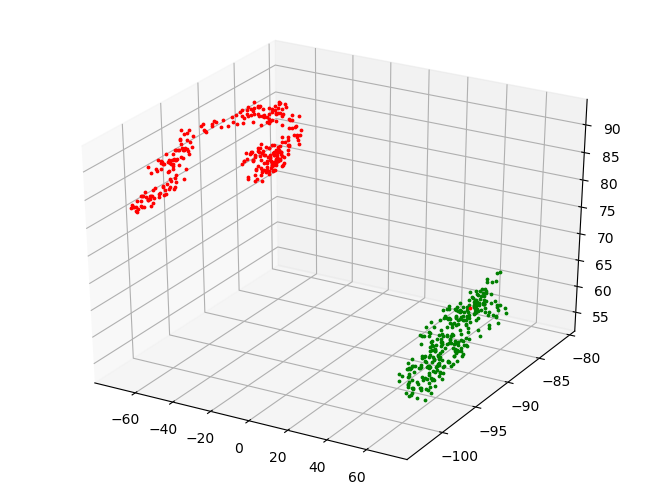

The Python source for this figure:
import os
import random

import math
import pylab
from mpl_toolkits.mplot3d import Axes3D

from Polymer.src.bead import Bead
from Polymer.src.input import polymer_input

C_C_length = 1.557  # длина C-C связи
DOP_RADIUS = 1  # TODO ???
C_H_LENGTH = 0.8  # длина C-H связи
WALL_PADDING = 10  # расстояние между цепочкой и коробкой
C_IN_TUBES = 0  # TODO ???
current_chain_id = 0


class Chain:
    color = ['red', 'green', 'blue', 'yellow', 'black', 'pink']

    # Конструктор
    def __init__(self, beads: [Bead]):
        global current_chain_id
        self.id = current_chain_id
        current_chain_id += 1

        self.beads: [Bead] = beads
        self.chain_length: int = len(beads)
        self.hydrogen: [Bead] = []

    # Добавляет молекулу в цепь
    def add_bead(self, bead: Bead):
        self.beads.append(bead)
        self.chain_length += 1

    # Создает новую молекулу
    def generate(self) -> Bead:
        phi: float = random.random()
        theta: float = random.random()

        x: float = self.beads[-1].x + C_C_length * math.sin(2 * math.pi * theta) * math.sin(2 * math.pi * phi)
        y: float = self.beads[-1].y + C_C_length * math.sin(2 * math.pi * theta) * math.cos(2 * math.pi * phi)
        z: float = self.beads[-1].z + C_C_length * math.cos(2 * math.pi * theta)

        return Bead(x, y, z)

    # Проверяет, можно ли поставить молекулу с таким углом к двум предыдущим
    def check_angle(self, c: Bead) -> bool:
        if self.chain_length <= 1:
            raise Exception("not enough beads in chain to find angle")

        b: Bead = self.beads[-1]
        a: Bead = self.beads[-2]

        ab = Bead((b.x - a.x), (b.y - a.y), (b.z - a.z))
        bc = Bead((c.x - b.x), (c.y - b.y), (c.z - b.z))

        ab_vec = math.sqrt(ab.x ** 2 + ab.y ** 2 + ab.z ** 2)
        bc_vec = math.sqrt(bc.x ** 2 + bc.y ** 2 + bc.z ** 2)

        ab_norm = Bead((ab.x / ab_vec), (ab.y / ab_vec), (ab.z / ab_vec))
        bc_norm = Bead((bc.x / bc_vec), (bc.y / bc_vec), (bc.z / bc_vec))

        res = ab_norm.x * bc_norm.x + ab_norm.y * bc_norm.y + ab_norm.z * bc_norm.z
        angle = math.acos(res) * 180 / math.pi

        if 105 < angle < 120:
            return True
        else:
            return False

    # Получает количество соседей для конца цепочки
    def get_neighbor_count(self, bead: Bead) -> int:
        neighbor_count = 0
        for i in self.beads:
            # TODO Проверить формулу
            dist = math.sqrt(
                (bead.x - (i.x + bead.x)) ** 2 + (bead.y - (i.y + bead.y)) ** 2 + (bead.z - (i.z + bead.z)) ** 2)

            if dist < C_C_length + DOP_RADIUS:
                neighbor_count += 1

        return neighbor_count

    # Перекрывает ли молекула соседей
    def are_neighbors_exist(self, bead: Bead) -> bool:
        return self.get_neighbor_count(bead) != 0

    # Проверяет не зашли ли за границу коробки
    def check_border(self, bead: Bead) -> bool:
        x = abs(abs(self.beads[-1].x) - abs(bead.x)) < polymer_input.box_x / 2
        y = abs(abs(self.beads[-1].y) - abs(bead.y)) < polymer_input.box_y / 2
        z = abs(abs(self.beads[-1].z) - abs(bead.z)) < polymer_input.box_z / 2
        if x and y and z:
            return True
        else:
            return False

    # Записывает цепочку в файл *.pdb (пока что неправильно)
    def write_to_file(self):
        f = open(os.getcwd() + str(polymer_input.bead_number) + '_' + str(polymer_input.chain_number) + '.pdb', 'a')

        f.write('\n' + str(self.chain_length + len(self.hydrogen)) + ' atoms' + '\n')
        f.write('2 atom types' + '\n' + '\n')
        f.write(str(-polymer_input.box_x / 2 - 1) + ' ' + str(polymer_input.box_x / 2 + 1) + ' xlo xhi' + '\n')
        f.write(str(-polymer_input.box_y / 2 - 1) + ' ' + str(polymer_input.box_y / 2 + 1) + ' ylo yhi' + '\n')
        f.write(str(-polymer_input.box_z / 2 - 1) + ' ' + str(polymer_input.box_z / 2 + 1) + ' zlo zhi' + '\n' + '\n')
        f.write('Masses' + '\n' + '\n' + '1 12.0' + '\n' + '2 1.0' + '\n' + '\n' 'Atoms' + '\n' + '\n')

        for i in range(self.chain_length):
            f.write(str(i + 1) + ' ' + '1 ' + str(self.beads[i].x) + ' ' + str(self.beads[i].y) + ' ' + str(
                self.beads[i].z) + '\n')
        for i in range(len(self.hydrogen)):
            f.write(str(i + 1 + self.chain_length) + ' ' + '2 ' + str(self.hydrogen[i].x) + ' ' + str(
                self.hydrogen[i].y) + ' ' + str(self.hydrogen[i].z) + '\n')

        f.close()

    # TODO переписать
    @staticmethod
    def plot_chain_with_args(args):
        (bead_number, C_in_tubes, C_coord_x, C_coord_y, C_coord_z) = args
        color = ['red', 'green', 'blue', 'yellow', 'black', 'pink']
        fig = pylab.figure()
        ax = Axes3D(fig)

        for i in range(C_in_tubes):
            ax.scatter(C_coord_x[i], C_coord_y[i], C_coord_z[i], c='black')

        for i2 in range(len(C_coord_x) - C_in_tubes):
            i = i2 + C_in_tubes
            ax.scatter(C_coord_x[i], C_coord_y[i], C_coord_z[i], c=color[(i2 // (bead_number + 1)) % len(color)])

        fig.savefig('chain.png', bbox_inches='tight')

    # ADD ???
    def add_hydrogen(self):
        pass
        # for j in range(len(self.beads)):
        #     i = j + C_IN_TUBES
        #     if j % (polymer_input.bead_number + 2) != 0 and j % (polymer_input.bead_number + 2) != \
        #             (polymer_input.bead_number + 2 - 1):
        #         a_x = (self.beads[i + 1].x - self.beads[i].x) / C_C_length
        #         a_y = (self.beads[i + 1].y - self.beads[i].y) / C_C_length
        #         a_z = (self.beads[i + 1].z - self.beads[i].z) / C_C_length
        #
        #         b_x = (self.beads[i - 1].x - self.beads[i].x) / C_C_length
        #         b_y = (self.beads[i - 1].y - self.beads[i].y) / C_C_length
        #         b_z = (self.beads[i - 1].z - self.beads[i].z) / C_C_length
        #
        #         sin_angle = math.sqrt(1 - (a_x * b_x + a_y * b_y + a_z * b_z) ** 2)
        #
        #         c_x = (a_y * b_z - a_z * b_y) / sin_angle
        #         c_y = (a_z * b_x - a_x * b_z) / sin_angle
        #         c_z = (a_x * b_y - a_y * b_x) / sin_angle
        #
        #         self.hydrogen.append(Bead(
        #             self.beads[i].x + c_x * C_H_LENGTH,
        #             self.beads[i].y + c_y * C_H_LENGTH,
        #             self.beads[i].z + c_z * C_H_LENGTH
        #         ))
        #
        #         self.hydrogen.append(Bead(
        #             self.beads[i].x - c_x * C_H_LENGTH,
        #             self.beads[i].y - c_y * C_H_LENGTH,
        #             self.beads[i].z - c_z * C_H_LENGTH
        #         ))
